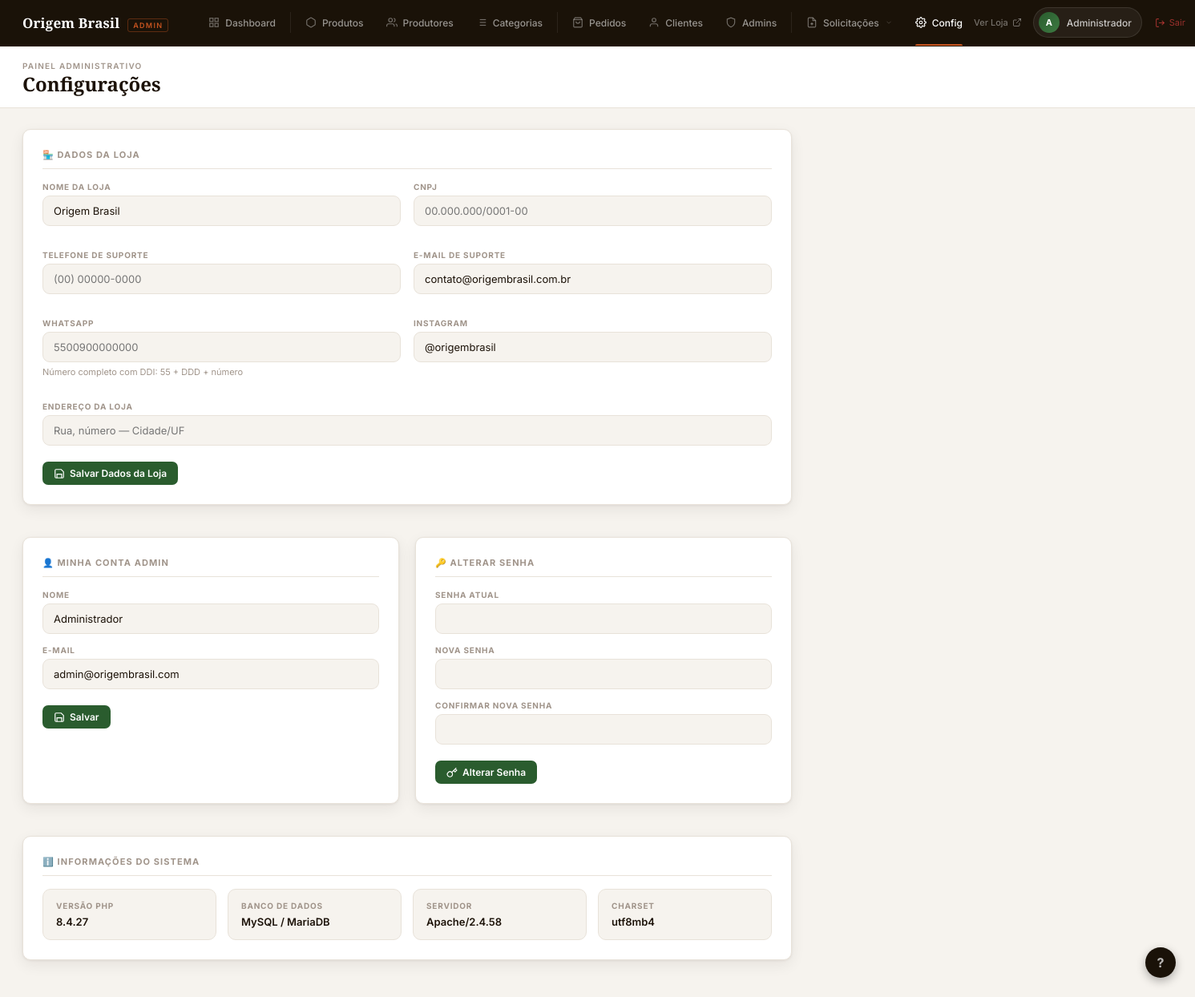
/adm/configuracoes.php (signed in), run on the app's committed database.
### tables this page shows
CREATE TABLE IF NOT EXISTS configuracoes (
    chave  VARCHAR(80) PRIMARY KEY,
    valor  TEXT NOT NULL DEFAULT ''
);

CREATE TABLE IF NOT EXISTS usuarios (
    id                  INT AUTO_INCREMENT PRIMARY KEY,
    nome                VARCHAR(100) NOT NULL,
    email               VARCHAR(100) NOT NULL UNIQUE,
    senha               VARCHAR(255) NOT NULL,
    tipo                ENUM('cliente','produtor','admin') DEFAULT 'cliente',
    foto                VARCHAR(255) DEFAULT NULL,
    telefone            VARCHAR(20) DEFAULT NULL,
    cpf                 VARCHAR(14) NULL,
    codigo_recuperacao  VARCHAR(6) NULL,
    codigo_expira       DATETIME NULL,
    criado_em           TIMESTAMP DEFAULT CURRENT_TIMESTAMP
);

### adm/configuracoes.php (the view, shortened to what this page needs)
<?php
include("../conexao.php");
mysqli_query($conexao,"CREATE TABLE IF NOT EXISTS configuracoes (
    chave VARCHAR(80) PRIMARY KEY,
    valor TEXT NOT NULL DEFAULT ''
) ENGINE=InnoDB");
function cfg_get($con, $k, $default='') {
    $r = mysqli_fetch_assoc(mysqli_query($con,"SELECT valor FROM configuracoes WHERE chave='".mysqli_real_escape_string($con,$k)."'"));
    return $r ? $r['valor'] : $default;
}
$me = mysqli_fetch_assoc(mysqli_query($conexao,"SELECT * FROM usuarios WHERE id=".(int)$_SESSION['id']));
include('layout.php');
$F = fn($k,$d='') => htmlspecialchars(cfg_get($conexao,$k,$d));
?>
<div class="cfg-grid">
    <div class="card" style="padding:24px;grid-column:1/-1;">
        <div class="cfg-sec">🏪 Dados da Loja</div>
        <form method="POST">
            <div style="display:grid;grid-template-columns:1fr 1fr;gap:16px;">
                <div class="cfg-field">
                    <label>Nome da Loja</label>
                    <input type="text" name="loja_nome" value="<?php echo $F('loja_nome','Origem Brasil'); ?>" required>
                </div>
                <div class="cfg-field">
                    <label>CNPJ</label>
                    <input type="text" name="loja_cnpj" value="<?php echo $F('loja_cnpj'); ?>" placeholder="00.000.000/0001-00">
                </div>
                <div class="cfg-field">
                    <label>Telefone de Suporte</label>
                    <input type="text" name="loja_telefone" value="<?php echo $F('loja_telefone'); ?>" placeholder="(00) 00000-0000">
                </div>
                <div class="cfg-field">
                    <label>E-mail de Suporte</label>
                    <input type="email" name="loja_email" value="<?php echo $F('loja_email','contato@origembrasil.com.br'); ?>">
                </div>
                <div class="cfg-field">
                    <label>WhatsApp</label>
                    <input type="text" name="loja_whatsapp" value="<?php echo $F('loja_whatsapp'); ?>" placeholder="5500900000000">
                    <span class="cfg-hint">Número completo com DDI: 55 + DDD + número</span>
                </div>
                <div class="cfg-field">
                    <label>Instagram</label>
                    <input type="text" name="loja_instagram" value="<?php echo $F('loja_instagram'); ?>" placeholder="@origembrasil">
                </div>
                <div class="cfg-field" style="grid-column:1/-1;">
                    <label>Endereço da Loja</label>
                    <input type="text" name="loja_endereco" value="<?php echo $F('loja_endereco'); ?>" placeholder="Rua, número — Cidade/UF">
                </div>
            </div>
            <button type="submit" class="btn btn-green" style="margin-top:6px;">
                <svg width="14" height="14" viewBox="0 0 24 24" fill="none" stroke="currentColor" stroke-width="2"><path d="M19 21H5a2 2 0 0 1-2-2V5a2 2 0 0 1 2-2h11l5 5v11a2 2 0 0 1-2 2z"/><polyline points="17 21 17 13 7 13 7 21"/></svg>
                Salvar Dados da Loja
            </button>
        </form>
    </div>
    <div class="card" style="padding:24px;">
        <div class="cfg-sec">👤 Minha Conta Admin</div>
        <form method="POST">
            <div class="cfg-field"><label>Nome</label><input type="text" name="nome" value="<?php echo htmlspecialchars($me['nome']); ?>" required></div>
            <div class="cfg-field" style="margin-bottom:20px;"><label>E-mail</label><input type="email" name="email" value="<?php echo htmlspecialchars($me['email']); ?>" required></div>
            <button type="submit" class="btn btn-green">
                <svg width="14" height="14" viewBox="0 0 24 24" fill="none" stroke="currentColor" stroke-width="2"><path d="M19 21H5a2 2 0 0 1-2-2V5a2 2 0 0 1 2-2h11l5 5v11a2 2 0 0 1-2 2z"/><polyline points="17 21 17 13 7 13 7 21"/></svg>
                Salvar
            </button>
        </form>
    </div>
    <div class="card" style="padding:24px;">
        <div class="cfg-sec">🔑 Alterar Senha</div>
        <form method="POST">
            <div class="cfg-field"><label>Senha atual</label><input type="password" name="senha_atual" required></div>
            <div class="cfg-field"><label>Nova senha</label><input type="password" name="nova_senha" required></div>
            <div class="cfg-field" style="margin-bottom:20px;"><label>Confirmar nova senha</label><input type="password" name="confirmar" required></div>
            <button type="submit" class="btn btn-green">
                <svg width="14" height="14" viewBox="0 0 24 24" fill="none" stroke="currentColor" stroke-width="2"><path d="M21 2l-2 2m-7.61 7.61a5.5 5.5 0 1 1-7.778 7.778 5.5 5.5 0 0 1 7.777-7.777zm0 0L15.5 7.5m0 0l3 3L22 7l-3-3m-3.5 3.5L19 4"/></svg>
                Alterar Senha
            </button>
        </form>
    </div>
    <div class="card" style="padding:24px;grid-column:1/-1;">
        <div class="cfg-sec">ℹ️ Informações do Sistema</div>
        <div style="display:grid;grid-template-columns:repeat(4,1fr);gap:14px;">
            <?php
            $info = [
                'Versão PHP'      => PHP_VERSION,
                'Banco de Dados'  => 'MySQL / MariaDB',
                'Servidor'        => $_SERVER['SERVER_SOFTWARE'] ?? 'XAMPP',
                'Charset'         => 'utf8mb4',
            ];
            foreach ($info as $k=>$v): ?>
            <div style="background:var(--cream);border:1px solid var(--border);border-radius:10px;padding:14px 16px;">
                <div style="font-size:10px;font-weight:700;text-transform:uppercase;letter-spacing:.08em;color:var(--dust);margin-bottom:6px;"><?php echo $k; ?></div>
                <div style="font-size:13px;font-weight:600;color:var(--ink);"><?php echo htmlspecialchars($v); ?></div>
            </div>
            <?php endforeach; ?>
        </div>
    </div>
</div>
</div></main></body></html>

### adm/layout.php (style rules this page uses)
*,*::before,*::after { box-sizing:border-box;margin:0;padding:0 }
:root { --soil:#1A1208; --soil-2:#261A0C; --stem:#2A5C2E; --stem-2:#3D7A42; --clay:#C4531F; --clay-light:#FBF0EB; --cream:#F6F3EE; --parchment:#FFFFFF; --ink:#1C1208; --ink-2:#5C5046; --dust:#A0948A; --border:#E8E2D9; --radius:10px; --shadow:0 1px 3px rgba(26,18,8,.06),0 6px 18px rgba(26,18,8,.07); }
body { font-family:'Inter',sans-serif;background:var(--cream);color:var(--ink);min-height:100vh;display:flex;flex-direction:column;font-size:14px; }
button { font-family:'Inter',sans-serif;cursor:pointer; }
.card { background:var(--parchment);border:1px solid var(--border);border-radius:var(--radius);overflow:hidden;margin-bottom:20px;box-shadow:var(--shadow); }
.btn { display:inline-flex;align-items:center;gap:6px;padding:7px 14px;border:none;border-radius:7px;font-size:12px;font-weight:600;cursor:pointer;transition:all .15s; }
.btn-green { background:var(--stem);color:#fff; }
.btn svg { width:14px;height:14px; }

### adm/configuracoes.php (style rules this page uses)
.cfg-grid { display:grid; grid-template-columns:1fr 1fr; gap:20px; max-width:960px; }
.cfg-sec { font-size:11px;font-weight:700;text-transform:uppercase;letter-spacing:.1em;color:var(--dust);margin-bottom:16px;padding-bottom:10px;border-bottom:1px solid var(--border); }
.cfg-field { display:flex;flex-direction:column;gap:5px;margin-bottom:14px; }
.cfg-field label { font-size:10px;font-weight:700;text-transform:uppercase;letter-spacing:.08em;color:var(--dust); }
.cfg-field input,.cfg-field textarea { padding:10px 13px;border:1.5px solid var(--border);border-radius:9px; font-family:'Inter',sans-serif;font-size:13px;background:var(--cream); outline:none;transition:border-color .15s,background .15s;color:var(--ink); }
.cfg-hint { font-size:11px;color:var(--dust); }

### data on the page
configuracoes: loja_nome "Origem Brasil"
configuracoes: loja_email "contato@origembrasil.com.br"
configuracoes: loja_instagram "@origembrasil"
usuarios: nome "Administrador", email "admin@origembrasil.com"

### other printed values
mb_strtoupper(mb_substr($_SESSION['nome'],0,1)) "A"
explode(' ',$_SESSION['nome'])[0] "Administrador"
$page_title "Configurações"
$k "VERSÃO PHP"
$v "8.4.27"
$k "BANCO DE DADOS"
$v "MySQL / MariaDB"
$k "SERVIDOR"
$v "Apache/2.4.58"
$k "CHARSET"
$v "utf8mb4"
